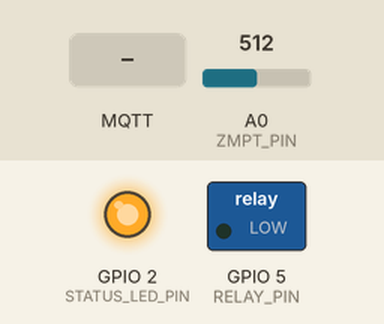
This sketch was run on a simulated ESP8266 (NodeMCU). Shown: switched loads named in the sketch (green lamp = pin HIGH), output pins drawn as LEDs (lit = HIGH). The test bench sets the inputs (shaded band); at power-on: A0 (ZMPT_PIN) = 512. WiFi joins after 1.5 s; servers stay silent unless stated; no MQTT or app messages arrive unless stated; what the sketch prints to the serial monitor is not drawn.

Above: at 0.1 s.
At 0.6 s:
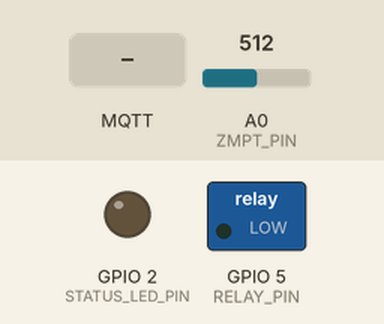
At 2.8 s:
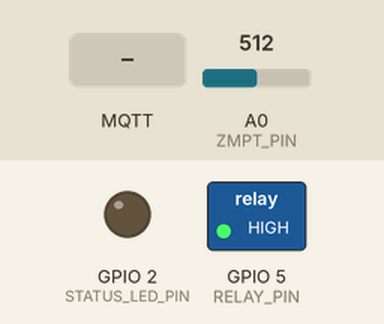
2.9 s: MQTT message "INFO" arrives on the first subscribed topic
4.4 s: A0 (ZMPT_PIN) set to 941
7.4 s: A0 (ZMPT_PIN) set to 969
8.9 s: A0 (ZMPT_PIN) set to 940
10.4 s: MQTT message "STATUS" arrives on the first subscribed topic
11.9 s: MQTT message "ON" arrives on the first subscribed topic
Timing chart, 0 to 14.4 s (numbered marks = the images above; inputs shaded):
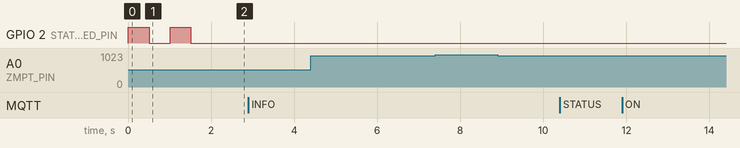

The sketch:

simple_power_monitor.ino
```cpp
/**
  HomeGuard Simple Power Monitor for ESP8266 + ZMPT101B
  Simplified version focused only on power outage detection and relay control

  FEATURES:
  - Detects power outages using ZMPT101B voltage sensor
  - Controls relay when power fails (emergency lighting, UPS, etc.)
  - Sends power failure alerts via MQTT with timestamp and device info
  - Minimal heartbeat every 5 minutes to confirm system is online
  - Simple, reliable operation

  Hardware connections:
  - ZMPT101B VCC -> 3.3V
  - ZMPT101B GND -> GND
  - ZMPT101B OUT -> Analog Pin (A0)
  - RELAY -> GPIO5 (through NPN transistor - see comments below)

  IMPORTANT: Relay Driver Circuit
  ------------------------------
  ESP8266 GPIOs output 3.3V with limited current. Use NPN transistor to drive relay:

    GPIO5 ----[1kΩ]----|>B   2N2222/BC547 NPN
                      |
                     C|----- IN pin of relay module
                      |
                     E|
                      |
                    GND (common to ESP and relay)

  Relay module VCC should be 5V, GND common with ESP.
  DO NOT drive relay directly from GPIO!

  MQTT Examples:
  # Monitor power status:
  mosquitto_sub -h 192.168.1.102 -u homeguard -P pu2clr123456 -t "home/power/POWER_MONITOR_01/status" -v

  # Monitor power failures:
  mosquitto_sub -h 192.168.1.102 -u homeguard -P pu2clr123456 -t "home/power/POWER_MONITOR_01/alert" -v

  # Get device info:
  mosquitto_pub -h 192.168.1.102 -u homeguard -P pu2clr123456 -t "home/power/POWER_MONITOR_01/command" -m "INFO"

  # Manual relay control:
  mosquitto_pub -h 192.168.1.102 -u homeguard -P pu2clr123456 -t "home/power/POWER_MONITOR_01/command" -m "ON"
  mosquitto_pub -h 192.168.1.102 -u homeguard -P pu2clr123456 -t "home/power/POWER_MONITOR_01/command" -m "OFF"
  mosquitto_pub -h 192.168.1.102 -u homeguard -P pu2clr123456 -t "home/power/POWER_MONITOR_01/command" -m "AUTO"

  Author: HomeGuard System
  Date: September 14, 2025
  Version: 1.0
*/

// ======== Device Configuration (EDIT FOR YOUR DEVICE) ========
#define DEVICE_ID           "POWER_MONITOR_01"    // Unique device identifier
#define DEVICE_NAME         "Monitor Energia"     // Friendly device name
#define DEVICE_LOCATION     "Quadro Principal"    // Installation location

// Network Configuration
#define LOCAL_IP_1          192
#define LOCAL_IP_2          168
#define LOCAL_IP_3          1
#define LOCAL_IP_4          91                    // Change for each device

#define GATEWAY_IP          "192.168.1.1"
#define SUBNET_MASK         "255.255.255.0"

// WiFi Configuration
#define WIFI_SSID           "Homeguard"           // Your WiFi network name
#define WIFI_PASSWORD       "pu2clr123456"        // Your WiFi password

// MQTT Broker Configuration
#define MQTT_SERVER         "192.168.1.102"       // MQTT broker IP
#define MQTT_PORT           1883                   // MQTT broker port
#define MQTT_USER           "homeguard"            // MQTT username
#define MQTT_PASSWORD       "pu2clr123456"         // MQTT password

// Hardware Configuration
#define ZMPT_PIN            A0                     // ZMPT101B analog output pin
#define RELAY_PIN           5                      // GPIO5 for relay control (via transistor)
#define STATUS_LED_PIN      LED_BUILTIN            // Built-in LED for status

// Detection Configuration
#define POWER_THRESHOLD     950                    // Adjust based on your mains voltage
#define SAMPLES_COUNT       50                     // Number of samples for reliable detection
#define SAMPLE_DELAY_MS     2                      // Delay between samples
#define DETECTION_DELAY     3000                   // Wait 3s before confirming power failure

// Timing Configuration
#define HEARTBEAT_INTERVAL  300000                 // 5 minutes heartbeat
#define READING_INTERVAL    5000                   // Check power every 5 seconds
#define RECONNECT_DELAY     10000                  // MQTT reconnect delay

// ======== Includes ========
#include <ESP8266WiFi.h>
#include <PubSubClient.h>

// ======== Network Setup ========
IPAddress local_IP(LOCAL_IP_1, LOCAL_IP_2, LOCAL_IP_3, LOCAL_IP_4);
IPAddress gateway(192, 168, 1, 1);
IPAddress subnet(255, 255, 255, 0);

WiFiClient espClient;
PubSubClient client(espClient);

// ======== MQTT Topics ========
const String TOPIC_STATUS    = "home/power/" + String(DEVICE_ID) + "/status";
const String TOPIC_ALERT     = "home/power/" + String(DEVICE_ID) + "/alert";
const String TOPIC_INFO      = "home/power/" + String(DEVICE_ID) + "/info";
const String TOPIC_COMMAND   = "home/power/" + String(DEVICE_ID) + "/command";

// ======== Global Variables ========
bool powerOnline = true;
bool lastPowerState = true;
bool relayAutoMode = true;
bool relayState = false;

unsigned long lastHeartbeat = 0;
unsigned long lastReading = 0;
unsigned long lastPowerChange = 0;
unsigned long powerFailureStart = 0;

int currentSensorValue = 0;
int failedReadings = 0;

// ======== Device Status Structure ========
struct {
  bool mqtt_connected;
  bool wifi_connected;
  unsigned long uptime;
  unsigned long total_power_failures;
  unsigned long last_failure_duration;
  String last_failure_time;
  int rssi;
} deviceStatus;

// ======== Power Detection Function ========
bool readPowerStatus() {
  int maxValue = 0;
  int validSamples = 0;

  // Take multiple samples for reliable detection
  for (int i = 0; i < SAMPLES_COUNT; i++) {
    int reading = analogRead(ZMPT_PIN);

    if (reading >= 0 && reading <= 1024) {
      if (reading > maxValue) {
        maxValue = reading;
      }
      validSamples++;
    }

    delay(SAMPLE_DELAY_MS);
  }

  // Check if we got enough valid samples
  if (validSamples < (SAMPLES_COUNT * 0.8)) {
    failedReadings++;
    Serial.printf("⚠️ Sensor read failed. Valid samples: %d/%d\n", validSamples, SAMPLES_COUNT);
    return powerOnline; // Return last known state if sensor fails
  }

  failedReadings = 0;
  currentSensorValue = maxValue;

  bool powerDetected = (maxValue > POWER_THRESHOLD);

  Serial.printf("🔌 Power reading: %d (threshold: %d) -> %s\n",
                maxValue, POWER_THRESHOLD, powerDetected ? "ONLINE" : "OFFLINE");

  return powerDetected;
}

// ======== Relay Control Function ========
void controlRelay(bool activate) {
  if (relayAutoMode) {
    relayState = activate;
    digitalWrite(RELAY_PIN, activate ? HIGH : LOW);

    Serial.printf("🔄 Relay %s (GPIO%d = %s)\n",
                  activate ? "ACTIVATED" : "DEACTIVATED",
                  RELAY_PIN,
                  activate ? "HIGH" : "LOW");
  }
}

// ======== Send Power Failure Alert ========
void sendPowerFailureAlert(bool powerFailed) {
  if (!client.connected()) return;

  String alert = "{";
  alert += "\"device_id\":\"" + String(DEVICE_ID) + "\",";
  alert += "\"device_name\":\"" + String(DEVICE_NAME) + "\",";
  alert += "\"location\":\"" + String(DEVICE_LOCATION) + "\",";
  alert += "\"alert_type\":\"" + String(powerFailed ? "POWER_FAILURE" : "POWER_RESTORED") + "\",";
  alert += "\"timestamp\":" + String(millis()) + ",";
  alert += "\"sensor_value\":" + String(currentSensorValue) + ",";
  alert += "\"relay_activated\":" + String(relayState ? "true" : "false") + ",";
  alert += "\"uptime\":" + String(millis()) + ",";
  alert += "\"rssi\":" + String(WiFi.RSSI());
  alert += "}";

  client.publish(TOPIC_ALERT.c_str(), alert.c_str(), true);

  Serial.printf("🚨 ALERT SENT: %s\n", powerFailed ? "POWER FAILURE" : "POWER RESTORED");

  // Update statistics
  if (powerFailed) {
    deviceStatus.total_power_failures++;
    powerFailureStart = millis();
    deviceStatus.last_failure_time = String(millis());
  } else {
    if (powerFailureStart > 0) {
      deviceStatus.last_failure_duration = millis() - powerFailureStart;
      powerFailureStart = 0;
    }
  }
}

// ======== Send Device Status ========
void sendDeviceStatus() {
  if (!client.connected()) return;

  String status = "{";
  status += "\"device_id\":\"" + String(DEVICE_ID) + "\",";
  status += "\"device_name\":\"" + String(DEVICE_NAME) + "\",";
  status += "\"location\":\"" + String(DEVICE_LOCATION) + "\",";
  status += "\"power_status\":\"" + String(powerOnline ? "online" : "offline") + "\",";
  status += "\"sensor_value\":" + String(currentSensorValue) + ",";
  status += "\"relay_state\":" + String(relayState ? "true" : "false") + ",";
  status += "\"relay_mode\":\"" + String(relayAutoMode ? "auto" : "manual") + "\",";
  status += "\"uptime\":" + String(millis()) + ",";
  status += "\"rssi\":" + String(WiFi.RSSI()) + ",";
  status += "\"failed_readings\":" + String(failedReadings);
  status += "}";

  client.publish(TOPIC_STATUS.c_str(), status.c_str(), true);

  Serial.println("📊 Status sent via MQTT");
}

// ======== Send Device Information ========
void sendDeviceInfo() {
  if (!client.connected()) return;

  String info = "{";
  info += "\"device_id\":\"" + String(DEVICE_ID) + "\",";
  info += "\"device_name\":\"" + String(DEVICE_NAME) + "\",";
  info += "\"location\":\"" + String(DEVICE_LOCATION) + "\",";
  info += "\"firmware\":\"HomeGuard_PowerMonitor_v1.0\",";
  info += "\"sensor_type\":\"ZMPT101B\",";
  info += "\"ip\":\"" + WiFi.localIP().toString() + "\",";
  info += "\"mac\":\"" + WiFi.macAddress() + "\",";
  info += "\"uptime\":" + String(millis()) + ",";
  info += "\"rssi\":" + String(WiFi.RSSI()) + ",";
  info += "\"total_power_failures\":" + String(deviceStatus.total_power_failures) + ",";
  info += "\"last_failure_duration\":" + String(deviceStatus.last_failure_duration) + ",";
  info += "\"power_threshold\":" + String(POWER_THRESHOLD) + ",";
  info += "\"heartbeat_interval\":" + String(HEARTBEAT_INTERVAL / 1000) + ",";
  info += "\"current_power\":\"" + String(powerOnline ? "online" : "offline") + "\"";
  info += "}";

  client.publish(TOPIC_INFO.c_str(), info.c_str(), true);

  Serial.println("ℹ️ Device info sent via MQTT");
}

// ======== MQTT Message Callback ========
void mqttCallback(char* topic, byte* payload, unsigned int length) {
  String command;
  for (unsigned int i = 0; i < length; i++) {
    command += (char)payload[i];
  }
  command.trim();
  command.toUpperCase();

  Serial.printf("📨 MQTT Command received: %s\n", command.c_str());

  if (command == "INFO") {
    sendDeviceInfo();
  }
  else if (command == "STATUS") {
    sendDeviceStatus();
  }
  else if (command == "ON") {
    relayAutoMode = false;
    digitalWrite(RELAY_PIN, HIGH);
    relayState = true;
    Serial.println("🔧 Manual relay ON");
  }
  else if (command == "OFF") {
    relayAutoMode = false;
    digitalWrite(RELAY_PIN, LOW);
    relayState = false;
    Serial.println("🔧 Manual relay OFF");
  }
  else if (command == "AUTO") {
    relayAutoMode = true;
    Serial.println("🔄 Relay back to AUTO mode");
    // Immediately update relay state based on current power status
    controlRelay(!powerOnline);
  }
  else if (command == "READ") {
    powerOnline = readPowerStatus();
    sendDeviceStatus();
  }
  else {
    Serial.printf("❓ Unknown command: %s\n", command.c_str());
  }
}

// ======== MQTT Connection ========
void connectMQTT() {
  if (WiFi.status() != WL_CONNECTED) return;

  int attempts = 0;
  while (!client.connected() && attempts < 3) {
    Serial.printf("🔄 Connecting to MQTT (attempt %d/3)...\n", attempts + 1);

    String clientId = "HomeGuard_" + String(DEVICE_ID) + "_" + String(ESP.getChipId(), HEX);

    if (client.connect(clientId.c_str(), MQTT_USER, MQTT_PASSWORD)) {
      Serial.println("✅ MQTT connected!");

      // Subscribe to command topic
      client.subscribe(TOPIC_COMMAND.c_str());
      Serial.printf("📡 Subscribed to: %s\n", TOPIC_COMMAND.c_str());

      // Send initial info
      sendDeviceInfo();
      sendDeviceStatus();

      deviceStatus.mqtt_connected = true;

    } else {
      Serial.printf("❌ MQTT connection failed, rc=%d\n", client.state());
      attempts++;
      delay(2000);
    }
  }
}

// ======== WiFi Connection ========
void connectWiFi() {
  WiFi.mode(WIFI_STA);
  WiFi.config(local_IP, gateway, subnet);
  WiFi.begin(WIFI_SSID, WIFI_PASSWORD);

  Serial.printf("🔄 Connecting to WiFi: %s", WIFI_SSID);

  int attempts = 0;
  while (WiFi.status() != WL_CONNECTED && attempts < 30) {
    delay(500);
    Serial.print(".");
    attempts++;

    // Blink LED during connection
    digitalWrite(STATUS_LED_PIN, !digitalRead(STATUS_LED_PIN));
  }

  if (WiFi.status() == WL_CONNECTED) {
    Serial.printf("\n✅ WiFi connected! IP: %s\n", WiFi.localIP().toString().c_str());
    deviceStatus.wifi_connected = true;
    digitalWrite(STATUS_LED_PIN, LOW); // LED ON (inverted logic)
  } else {
    Serial.println("\n❌ WiFi connection failed!");
    deviceStatus.wifi_connected = false;
    digitalWrite(STATUS_LED_PIN, HIGH); // LED OFF
  }
}

// ======== Setup Function ========
void setup() {
  Serial.begin(115200);
  Serial.println("\n🚀 HomeGuard Power Monitor Starting...");
  Serial.printf("📋 Device: %s (%s)\n", DEVICE_NAME, DEVICE_ID);
  Serial.printf("📍 Location: %s\n", DEVICE_LOCATION);

  // Initialize pins
  pinMode(RELAY_PIN, OUTPUT);
  pinMode(STATUS_LED_PIN, OUTPUT);

  // Initialize relay OFF (no power failure detected yet)
  digitalWrite(RELAY_PIN, LOW);
  digitalWrite(STATUS_LED_PIN, HIGH); // LED OFF initially

  Serial.printf("🔧 Relay initialized on GPIO%d: OFF\n", RELAY_PIN);

  // Initialize device status
  memset(&deviceStatus, 0, sizeof(deviceStatus));

  // Connect to WiFi
  connectWiFi();

  // Setup MQTT
  if (deviceStatus.wifi_connected) {
    client.setServer(MQTT_SERVER, MQTT_PORT);
    client.setCallback(mqttCallback);
    connectMQTT();
  }

  // Initial power reading
  powerOnline = readPowerStatus();
  lastPowerState = powerOnline;

  // Set initial relay state (activate if no power)
  controlRelay(!powerOnline);

  Serial.printf("✅ Setup complete. Initial power state: %s\n",
                powerOnline ? "ONLINE" : "OFFLINE");

  lastReading = millis();
  lastHeartbeat = millis();
}

// ======== Main Loop ========
void loop() {
  unsigned long currentTime = millis();

  // Handle WiFi reconnection
  if (WiFi.status() != WL_CONNECTED) {
    if (deviceStatus.wifi_connected) {
      Serial.println("⚠️ WiFi disconnected!");
      deviceStatus.wifi_connected = false;
    }
    // Try to reconnect every 30 seconds
    static unsigned long lastWiFiAttempt = 0;
    if (currentTime - lastWiFiAttempt > 30000) {
      connectWiFi();
      lastWiFiAttempt = currentTime;
    }
  }

  // Handle MQTT connection
  if (deviceStatus.wifi_connected && !client.connected()) {
    if (deviceStatus.mqtt_connected) {
      Serial.println("⚠️ MQTT disconnected!");
      deviceStatus.mqtt_connected = false;
    }

    static unsigned long lastMqttAttempt = 0;
    if (currentTime - lastMqttAttempt > RECONNECT_DELAY) {
      connectMQTT();
      lastMqttAttempt = currentTime;
    }
  }

  // Process MQTT messages
  if (client.connected()) {
    client.loop();
  }

  // Read power status
  if (currentTime - lastReading >= READING_INTERVAL) {
    bool newPowerState = readPowerStatus();

    // Check for power state change
    if (newPowerState != lastPowerState) {
      // Wait for confirmation to avoid false alarms
      if (currentTime - lastPowerChange < DETECTION_DELAY) {
        Serial.println("⏳ Waiting for power state confirmation...");
      } else {
        powerOnline = newPowerState;

        Serial.printf("🔄 Power state changed: %s -> %s\n",
                      lastPowerState ? "ONLINE" : "OFFLINE",
                      powerOnline ? "ONLINE" : "OFFLINE");

        // Control relay based on power state
        controlRelay(!powerOnline);

        // Send alert
        sendPowerFailureAlert(!powerOnline);

        // Update LED status
        digitalWrite(STATUS_LED_PIN, powerOnline ? LOW : HIGH);

        lastPowerState = powerOnline;
      }
    } else {
      lastPowerChange = currentTime;
    }

    lastReading = currentTime;
  }

  // Send heartbeat every 5 minutes
  if (currentTime - lastHeartbeat >= HEARTBEAT_INTERVAL) {
    if (client.connected()) {
      sendDeviceStatus();
      Serial.println("💓 Heartbeat sent");
    }

    deviceStatus.uptime = currentTime;
    deviceStatus.rssi = WiFi.RSSI();
    lastHeartbeat = currentTime;
  }

  // Update LED based on connection status
  if (!deviceStatus.wifi_connected || !deviceStatus.mqtt_connected) {
    // Blink LED if connection issues
    static unsigned long lastBlink = 0;
    if (currentTime - lastBlink > 1000) {
      digitalWrite(STATUS_LED_PIN, !digitalRead(STATUS_LED_PIN));
      lastBlink = currentTime;
    }
  }

  delay(100);
}
```

Measured:
- after the input at 2.9 s, every drawn part: stays the same
- after the input at 4.4 s, every drawn part: stays the same
- after the input at 7.4 s, every drawn part: stays the same
- after the input at 8.9 s, every drawn part: stays the same
- after the input at 10.4 s, every drawn part: stays the same
- after the input at 11.9 s, every drawn part: stays the same
